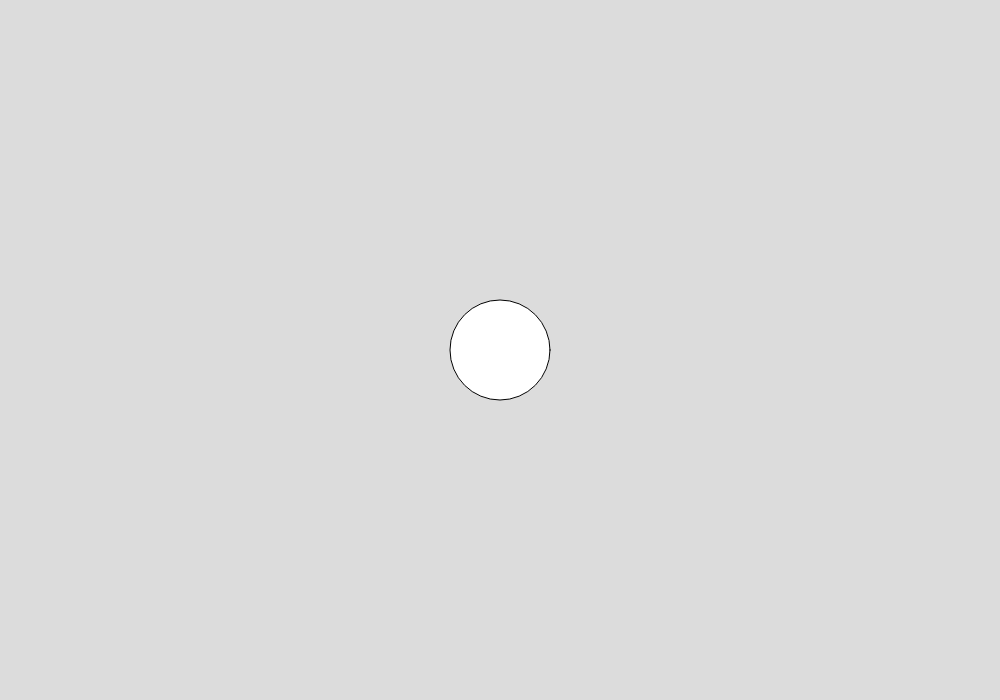
Frame 1 (no input)
Frame 60 (no input): identical to frame 1, image omitted
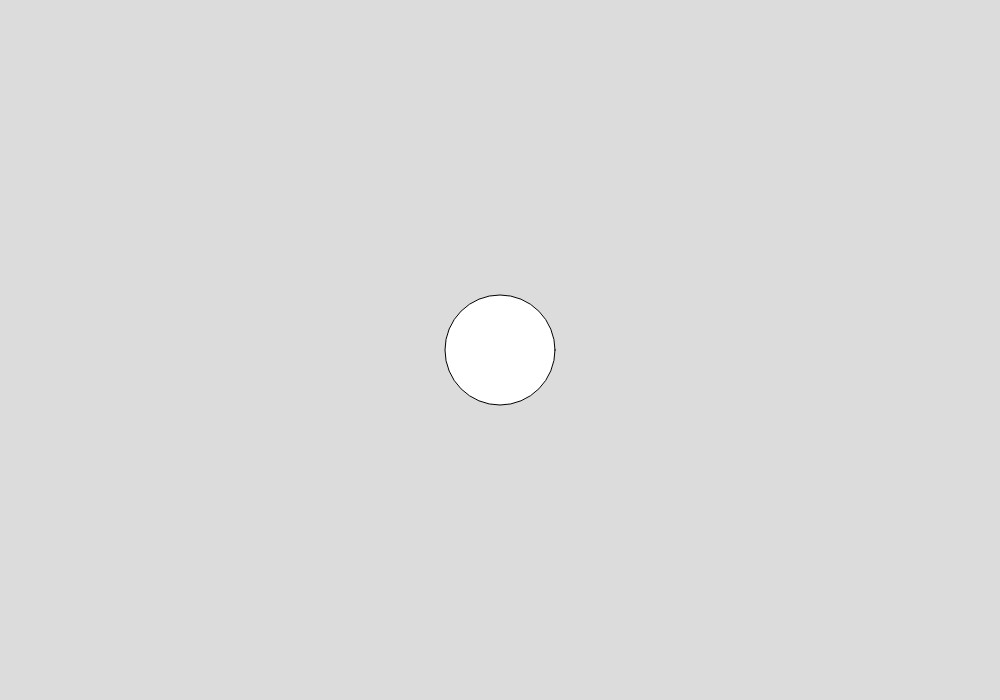
Frame 120 (the mouse pressed at the canvas centre since frame 60)

The p5.js sketch that drew these frames (run headless with seeded random() and noise() and a simulated clock; from frame 60 on, the mouse is pressed at the canvas centre):

// p5.js sketch
// ── sketch.js
let canvasX = 1000
let canvasY = 700

let size = 100;


function setup() {
  createCanvas(canvasX, canvasY);
}

function draw() {
  background(220);
  
  translate(canvasX/2, canvasY/2);
  circle(0, 0, size);

}

function mousePressed(){
  
  if (mouseX < canvasX/2+50 && mouseX >         canvasX/2-50 && 
        mouseY < canvasY/2+50 && mouseY         > canvasY/2-50)
                   
    size += 10;

}

function mouseReleased(){
  
  if (mouseX < canvasX/2+50 &&                     mouseX > canvasX/2-50 && 
          mouseY < canvasY/2+50 &&                 mouseY > canvasY/2-50)
    
    size -= 10;

}
